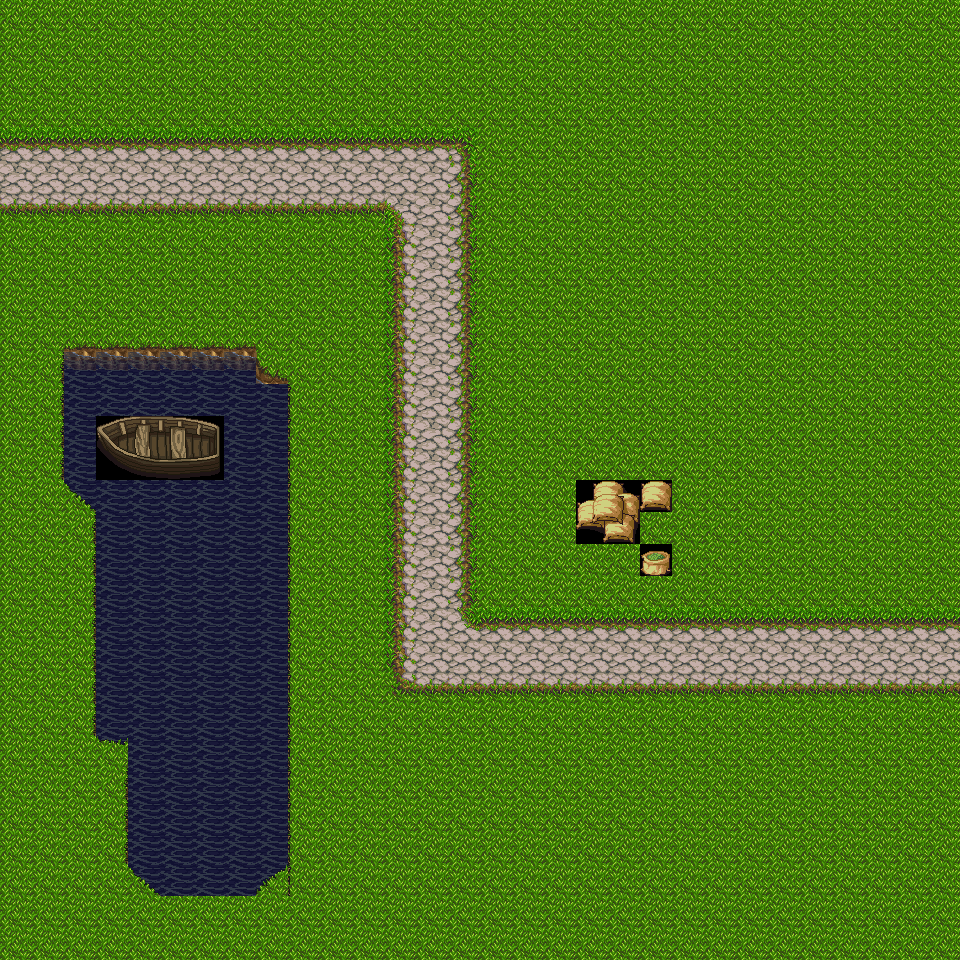

A 2D game scene composited from a Tiled map and its tileset images. What follows is a short description and the map's XML, with every tile layer's data as written:
An orthogonal 30x30 tile map with 32x32 px tiles, 1 tile layer (Kachelebene 1).

<map version="1.0" tiledversion="1.0.2" orientation="orthogonal" renderorder="right-down" width="30" height="30" tilewidth="32" tileheight="32" nextobjectid="1">
 <tileset firstgid="1" source="world1.tsx" />
 <layer name="Kachelebene 1" width="30" height="30">
  <data encoding="csv">
178,178,178,178,178,178,178,178,178,178,178,178,178,178,178,178,178,178,178,178,178,178,178,178,178,178,178,178,178,178,
178,178,178,178,178,178,178,178,178,178,178,178,178,178,178,178,178,178,178,178,178,178,178,178,178,178,178,178,178,178,
178,178,178,178,178,178,178,178,178,178,178,178,178,178,178,178,178,178,178,178,178,178,178,178,178,178,178,178,178,178,
178,178,178,178,178,178,178,178,178,178,178,178,178,178,178,178,178,178,178,178,178,178,178,178,178,178,178,178,178,178,
2,2,2,2,2,2,2,2,2,2,2,2,2,2,3,178,178,178,178,178,178,178,178,178,178,178,178,178,178,178,
18,18,18,18,18,18,18,18,18,18,18,18,18,18,19,178,178,178,178,178,178,178,178,178,178,178,178,178,178,178,
34,34,34,34,34,34,34,34,34,34,34,34,50,18,19,178,178,178,178,178,178,178,178,178,178,178,178,178,178,178,
178,178,178,178,178,178,178,178,178,178,178,178,17,18,19,178,178,178,178,178,178,178,178,178,178,178,178,178,178,178,
178,178,178,178,178,178,178,178,178,178,178,178,17,18,19,178,178,178,178,178,178,178,178,178,178,178,178,178,178,178,
178,178,178,178,178,178,178,178,178,178,178,178,17,18,19,178,178,178,178,178,178,178,178,178,178,178,178,178,178,178,
178,178,194,194,194,194,194,194,178,178,178,178,17,18,19,178,178,178,178,178,178,178,178,178,178,178,178,178,178,178,
178,179,209,209,209,209,209,209,193,178,178,178,17,18,19,178,178,178,178,178,178,178,178,178,178,178,178,178,178,178,
178,179,164,164,164,164,164,164,164,177,178,178,17,18,19,178,178,178,178,178,178,178,178,178,178,178,178,178,178,178,
178,179,164,225,226,227,228,164,164,177,178,178,17,18,19,178,178,178,178,178,178,178,178,178,178,178,178,178,178,178,
178,179,164,241,242,243,244,164,164,177,178,178,17,18,19,178,178,178,178,178,178,178,178,178,178,178,178,178,178,178,
178,178,163,164,164,164,164,164,164,177,178,178,17,18,19,178,178,178,138,139,140,178,178,178,178,178,178,178,178,178,
178,178,179,164,164,164,164,164,164,177,178,178,17,18,19,178,178,178,154,155,178,178,178,178,178,178,178,178,178,178,
178,178,179,164,164,164,164,164,164,177,178,178,17,18,19,178,178,178,178,178,168,178,178,178,178,178,178,178,178,178,
178,178,179,164,164,164,164,164,164,177,178,178,17,18,19,178,178,178,178,178,178,178,178,178,178,178,178,178,178,178,
178,178,179,164,164,164,164,164,164,177,178,178,17,18,65,2,2,2,2,2,2,2,2,2,2,2,2,2,2,2,
178,178,179,164,164,164,164,164,164,177,178,178,17,18,18,18,18,18,18,18,18,18,18,18,18,18,18,18,18,18,
178,178,179,164,164,164,164,164,164,177,178,178,33,34,34,34,34,34,34,34,34,34,34,34,34,34,34,34,34,34,
178,178,179,164,164,164,164,164,164,177,178,178,178,178,178,178,178,178,178,178,178,178,178,178,178,178,178,178,178,178,
178,178,178,162,164,164,164,164,164,177,178,178,178,178,178,178,178,178,178,178,178,178,178,178,178,178,178,178,178,178,
178,178,178,179,164,164,164,164,164,177,178,178,178,178,178,178,178,178,178,178,178,178,178,178,178,178,178,178,178,178,
178,178,178,179,164,164,164,164,164,177,178,178,178,178,178,178,178,178,178,178,178,178,178,178,178,178,178,178,178,178,
178,178,178,179,164,164,164,164,164,177,178,178,178,178,178,178,178,178,178,178,178,178,178,178,178,178,178,178,178,178,
178,178,178,178,163,164,164,164,161,177,178,178,178,178,178,178,178,178,178,178,178,178,178,178,178,178,178,178,178,178,
178,178,178,178,178,178,178,178,178,178,178,178,178,178,178,178,178,178,178,178,178,178,178,178,178,178,178,178,178,178,
178,178,178,178,178,178,178,178,178,178,178,178,178,178,178,178,178,178,178,178,178,178,178,178,178,178,178,178,178,178
</data>
 </layer>
</map>
